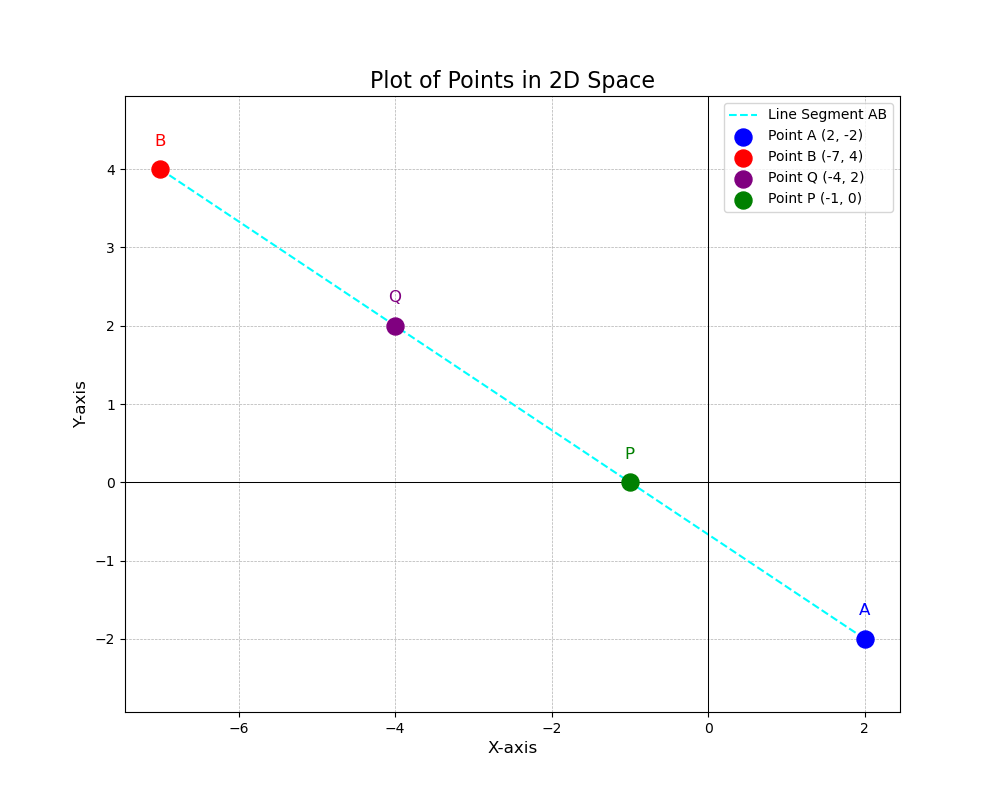

The Python source for this figure:
import matplotlib.pyplot as plt
import numpy as np

# This script plots the specified 2D points and the line segment connecting A and B.

# --- Main execution part ---
if __name__ == "__main__":
    # Coordinates for the points to be plotted as per the request
    A = (2, -2)
    B = (-7, 4)
    Q = (-4, 2)
    P = (-1, 0)

    # Print the points that will be plotted
    print("Plotting the following points:")
    print(f"A = {A}")
    print(f"B = {B}")
    print(f"Q = {Q}")
    print(f"P = {P}\n")
    print("Displaying the graph...")

    # --- Plotting the graph ---

    # Generate a series of points on the line from A to B for plotting the line segment
    x_coords_line = np.linspace(A[0], B[0], 100)
    y_coords_line = np.linspace(A[1], B[1], 100)

    # Create the plot
    plt.figure(figsize=(10, 8))

    # Plot the line segment connecting A and B
    plt.plot(x_coords_line, y_coords_line, label='Line Segment AB', color='cyan', linestyle='--')

    # Plot the individual points
    plt.scatter([A[0]], [A[1]], color='blue', s=150, zorder=5, label=f'Point A {A}')
    plt.scatter([B[0]], [B[1]], color='red', s=150, zorder=5, label=f'Point B {B}')
    plt.scatter([Q[0]], [Q[1]], color='purple', s=150, zorder=5, label=f'Point Q {Q}')
    plt.scatter([P[0]], [P[1]], color='green', s=150, zorder=5, label=f'Point P {P}')
    
    # Add text labels for each point for clarity
    plt.text(A[0], A[1] + 0.3, 'A', fontsize=12, ha='center', color='blue')
    plt.text(B[0], B[1] + 0.3, 'B', fontsize=12, ha='center', color='red')
    plt.text(Q[0], Q[1] + 0.3, 'Q', fontsize=12, ha='center', color='purple')
    plt.text(P[0], P[1] + 0.3, 'P', fontsize=12, ha='center', color='green')

    # Add graph titles and labels
    plt.title('Plot of Points in 2D Space', fontsize=16)
    plt.xlabel('X-axis', fontsize=12)
    plt.ylabel('Y-axis', fontsize=12)

    # Add grid and make axes equal for a true representation
    plt.grid(True, which='both', linestyle='--', linewidth=0.5)
    plt.axhline(0, color='black', linewidth=0.75)
    plt.axvline(0, color='black', linewidth=0.75)
    plt.axis('equal')
    plt.legend()

    # Show the plot
    plt.savefig('2.png')
    plt.show()
